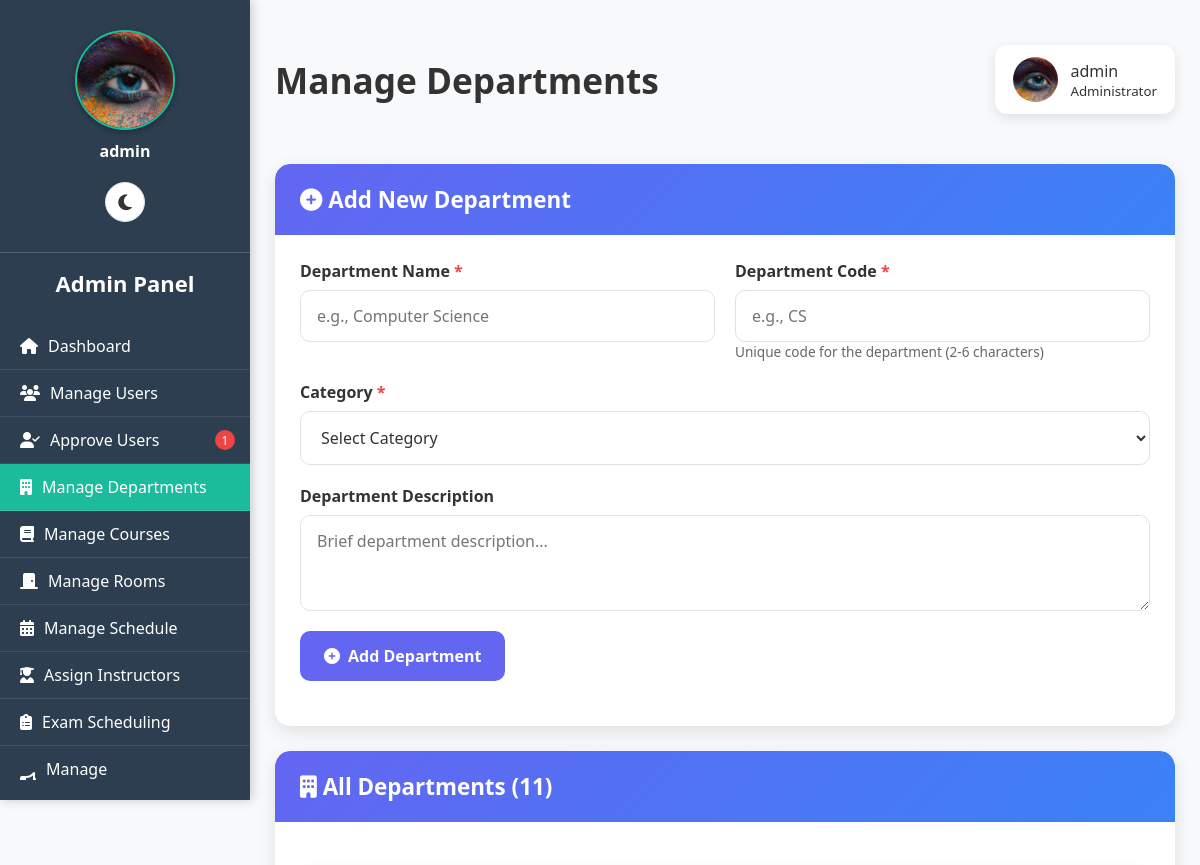
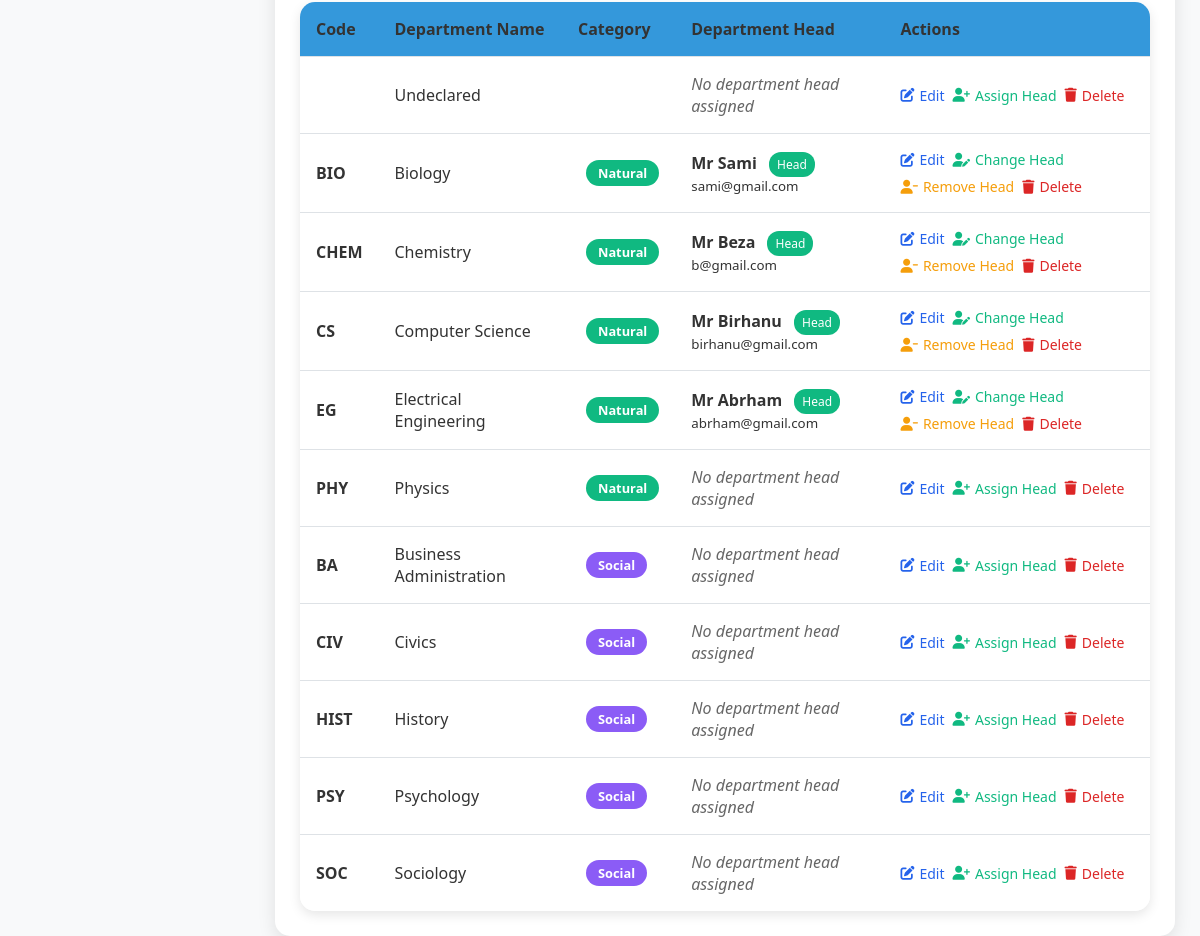
Page /admin/manage_departments.php (signed in) on the committed database (2 pictures, top to bottom).
### tables this page shows
CREATE TABLE `users` (
  `user_id` int(11) NOT NULL,
  `username` varchar(50) NOT NULL,
  `password` varchar(255) NOT NULL,
  `full_name` varchar(100) NOT NULL,
  `student_id` varchar(50) DEFAULT NULL,
  `email` varchar(100) DEFAULT NULL,
  `role` enum('admin','instructor','student','department_head') NOT NULL,
  `department_id` int(11) DEFAULT NULL,
  `year` varchar(10) DEFAULT NULL,
  `created_at` timestamp NOT NULL DEFAULT current_timestamp(),
  `profile_picture` varchar(255) DEFAULT NULL,
  `email_verified` tinyint(1) DEFAULT 0,
  `verification_token` varchar(255) DEFAULT NULL,
  `is_approved` tinyint(1) DEFAULT 0,
  `is_verified` tinyint(1) NOT NULL DEFAULT 0,
  `id_number` varchar(20) DEFAULT NULL
);

CREATE TABLE `departments` (
  `department_id` int(11) NOT NULL,
  `department_name` varchar(100) NOT NULL,
  `department_code` varchar(10) DEFAULT NULL,
  `category` varchar(50) NOT NULL,
  `description` text DEFAULT NULL
);

### public/admin/manage_departments.php (the view, shortened to what this page needs)
<?php
require __DIR__ . '/../../includes/db.php';
include __DIR__ . '/../includes/darkmode.php';
$user_stmt = $pdo->prepare("SELECT username, email, profile_picture FROM users WHERE user_id=?");
$user_stmt->execute([$_SESSION['user_id']]);
$current_user = $user_stmt->fetch();
function getAdminProfilePicturePath($profile_picture) {
    $locations = [
        __DIR__ . '/../uploads/admin/' . $profile_picture,
        __DIR__ . '/../uploads/' . $profile_picture,
        __DIR__ . '/../../uploads/' . $profile_picture,
        'uploads/admin/' . $profile_picture,
        '../uploads/admin/' . $profile_picture,
        'uploads/' . $profile_picture,
        '../uploads/' . $profile_picture,
    ];
    foreach ($locations as $location) {
        if (file_exists($location)) {
            if (strpos($location, '/admin/') !== false) {
                return '../uploads/admin/' . $profile_picture;
            } elseif (strpos($location, 'uploads/admin/') !== false) {
                return 'uploads/admin/' . $profile_picture;
            } elseif (strpos($location, '../uploads/') !== false) {
                return '../uploads/' . $profile_picture;
            } elseif (strpos($location, 'uploads/') !== false) {
                return 'uploads/' . $profile_picture;
            }
        }
    }
    return '../assets/default_profile.png';
}
$profile_img_path = getAdminProfilePicturePath($current_user['profile_picture'] ?? '');
$edit_department = null;
$departments = $pdo->query("
    SELECT d.*,
           u.user_id as head_id,
           u.username as head_name,
           u.email as head_email
    FROM departments d
    LEFT JOIN users u ON d.department_id = u.department_id AND u.role = 'department_head'
    ORDER BY d.category, d.department_name
")->fetchAll();
$pending_stmt = $pdo->query("SELECT COUNT(*) as count FROM users WHERE is_approved = 0");
$pending_approvals = $pending_stmt->fetchColumn() ?: 0;
$current_page = basename($_SERVER['PHP_SELF']);
?>
<!DOCTYPE html>
<html lang="en" data-theme="<?= $darkMode ? 'dark' : 'light' ?>">
<head>
<link rel="stylesheet" href="https://cdnjs.cloudflare.com/ajax/libs/font-awesome/6.4.0/css/all.min.css">
<link rel="stylesheet" href="../../assets/css/darkmode.css">
</head>
<body>
<div class="sidebar" id="sidebar">
    <div class="sidebar-scrollable">
        <div class="sidebar-profile">
            <img src="<?= htmlspecialchars($profile_img_path) ?>" alt="Profile Picture" id="sidebarProfilePic"
                 onerror="this.onerror=null; this.src='../assets/default_profile.png';">
            <p><?= htmlspecialchars($current_user['username']) ?></p>
        </div>
        <h2>Admin Panel</h2>
        <nav>
            <a href="dashboard.php" class="<?= $current_page=='dashboard.php'?'active':'' ?>">
                <i class="fas fa-home"></i> Dashboard
            </a>
            <a href="manage_users.php" class="<?= $current_page=='manage_users.php'?'active':'' ?>">
                <i class="fas fa-users"></i> Manage Users
            </a>
            <a href="approve_users.php" class="<?= $current_page=='approve_users.php'?'active':'' ?>">
                <i class="fas fa-user-check"></i> Approve Users
                <?php if($pending_approvals > 0): ?>
                    <span class="pending-badge"><?= $pending_approvals ?></span>
                <?php endif; ?>
            </a>
            <a href="manage_departments.php" class="active">
                <i class="fas fa-building"></i> Manage Departments
            </a>
            <a href="manage_courses.php" class="<?= $current_page=='manage_courses.php'?'active':'' ?>">
                <i class="fas fa-book"></i> Manage Courses
            </a>
            <a href="manage_rooms.php" class="<?= $current_page=='manage_rooms.php'?'active':'' ?>">
                <i class="fas fa-door-closed"></i> Manage Rooms
            </a>
            <a href="manage_schedules.php" class="<?= $current_page=='manage_schedules.php'?'active':'' ?>">
                <i class="fas fa-calendar-alt"></i> Manage Schedule
            </a>
            <a href="assign_instructors.php" class="<?= $current_page=='assign_instructors.php'?'active':'' ?>">
                <i class="fas fa-user-graduate"></i> Assign Instructors
            </a>
            <a href="admin_exam_schedules.php" class="<?= $current_page=='admin_exam_schedules.php'?'active':'' ?>">
                <i class="fas fa-clipboard-list"></i> Exam Scheduling
            </a>
            <a href="manage_announcements.php" class="<?= $current_page=='manage_announcements.php'?'active':'' ?>">
                <i class="fas fa-bullhorn"></i> Manage Announcements
            </a>
        </nav>
    </div>
</div>
<div class="main-content">
    <div class="header">
        <h1>Manage Departments</h1>
        <div class="user-info">
            <img src="<?= htmlspecialchars($profile_img_path) ?>" alt="Profile" id="headerProfilePic"
                 onerror="this.onerror=null; this.src='../assets/default_profile.png';">
            <div>
                <div><?= htmlspecialchars($current_user['username']) ?></div>
                <small>Administrator</small>
            </div>
        </div>
    </div>
    <div class="card">
        <div class="card-header">
            <h3><i class="fas fa-<?= isset($edit_department) ? 'edit' : 'plus-circle' ?>"></i> <?= isset($edit_department) ? 'Edit Department' : 'Add New Department' ?></h3>
        </div>
        <div class="card-body">
            <form method="POST" id="departmentForm">
                <div class="form-row">
                    <div class="form-group">
                        <label for="department_name" class="required">Department Name</label>
                        <input type="text" name="department_name" id="department_name" class="form-control"
                               placeholder="e.g., Computer Science" required
                               value="<?= htmlspecialchars($edit_department['department_name'] ?? '') ?>">
                    </div>
                    <div class="form-group">
                        <label for="department_code" class="required">Department Code</label>
                        <input type="text" name="department_code" id="department_code" class="form-control"
                               placeholder="e.g., CS" required
                               value="<?= htmlspecialchars($edit_department['department_code'] ?? '') ?>">
                        <small class="form-info">Unique code for the department (2-6 characters)</small>
                    </div>
                </div>
                <div class="form-row">
                    <div class="form-group">
                        <label for="category" class="required">Category</label>
                        <select name="category" id="category" class="form-control" required>
                            <option value="">Select Category</option>
                        </select>
                    </div>
                </div>
                <div class="form-group">
                    <label for="description">Department Description</label>
                    <textarea name="description" id="description" class="form-control" rows="3"
                              placeholder="Brief department description..."><?= htmlspecialchars($edit_department['description'] ?? '') ?></textarea>
                </div>
                <div class="form-group">
                    <button type="submit" name="<?= isset($edit_department) ? 'edit_department' : 'add_department' ?>"
                            class="btn btn-primary">
                        <i class="fas fa-<?= isset($edit_department) ? 'save' : 'plus-circle' ?>"></i>
                        <?= isset($edit_department) ? 'Update Department' : 'Add Department' ?>
                    </button>
                </div>
            </form>
        </div>
    </div>
    <div class="card">
        <div class="card-header">
            <h3><i class="fas fa-building"></i> All Departments (<?= count($departments) ?>)</h3>
        </div>
        <div class="card-body">
            <?php if($departments): ?>
                <div class="table-container">
                    <table class="departments-table">
                        <thead>
                            <tr>
                                <th>Code</th>
                                <th>Department Name</th>
                                <th>Category</th>
                                <th>Department Head</th>
                                <th>Actions</th>
                            </tr>
                        </thead>
                        <tbody>
                            <?php foreach($departments as $dept): ?>
                            <tr>
                                <td data-label="Code"><strong><?= htmlspecialchars($dept['department_code']) ?></strong></td>
                                <td data-label="Department Name">
                                    <?= htmlspecialchars($dept['department_name']) ?>
                                </td>
                                <td data-label="Category">
                                    <span class="department-badge badge-<?= strtolower($dept['category']) ?>">
                                        <?= $dept['category'] ?>
                                    </span>
                                </td>
                                <td data-label="Department Head">
                                    <?php if($dept['head_id']): ?>
                                        <div>
                                            <strong><?= htmlspecialchars($dept['head_name']) ?></strong>
                                            <span class="head-badge">Head</span>
                                            <br>
                                            <small><?= htmlspecialchars($dept['head_email']) ?></small>
                                        </div>
                                    <?php else: ?>
                                        <span class="no-head">No department head assigned</span>
                                    <?php endif; ?>
                                </td>
                                <td data-label="Actions">
                                    <div class="action-buttons">
                                        <a class="action-link" href="manage_departments.php?edit=<?= $dept['department_id'] ?>">
                                            <i class="fas fa-edit"></i> Edit
                                        </a>
                                        <?php if($dept['head_id']): ?>
                                            <button class="action-link success" onclick="openAssignModal(<?= $dept['department_id'] ?>, '<?= htmlspecialchars(addslashes($dept['department_name'])) ?>')">
                                                <i class="fas fa-user-edit"></i> Change Head
                                            </button>
                                            <form method="POST" style="display:inline;" onsubmit="return confirm('Remove <?= htmlspecialchars(addslashes($dept['head_name'])) ?> as department head?')">
                                                <button type="submit" name="remove_head" class="action-link warning">
                                                    <i class="fas fa-user-minus"></i> Remove Head
                                                </button>
                                            </form>
                                        <?php else: ?>
                                            <button class="action-link success" onclick="openAssignModal(<?= $dept['department_id'] ?>, '<?= htmlspecialchars(addslashes($dept['department_name'])) ?>')">
                                                <i class="fas fa-user-plus"></i> Assign Head
                                            </button>
                                        <?php endif; ?>
                                        <form method="POST" style="display:inline;" onsubmit="return confirmDelete(this, '<?= htmlspecialchars(addslashes($dept['department_name'])) ?>')">
                                            <button type="submit" name="delete_department" class="action-link danger">
                                                <i class="fas fa-trash"></i> Delete
                                            </button>
                                        </form>
                                    </div>
                                </td>
                            </tr>
                            <?php endforeach; ?>
                        </tbody>
                    </table>
                </div>
            <?php endif; ?>
        </div>
    </div>
</div>
</body>
</html>

### public/assets/css/darkmode.css (style rules this page uses)
:root { --bg-primary: #ffffff; --bg-secondary: #f3f4f6; --bg-sidebar: #2c3e50; --bg-card: #ffffff; --bg-input: #ffffff; --text-primary: #111827; --text-secondary: #4b5563; --text-light: #6b7280; --text-sidebar: #ecf0f1; --border-color: #d1d5db; --shadow-color: rgba(0, 0, 0, 0.1); --hover-color: #f9fafb; --table-header: #34495e; --table-stripe: #f2f2f2; --success-bg: #dcfce7; --success-text: #166534; --error-bg: #fee2e2; --error-text: #991b1b; --warning-bg: #fef3c7; --warning-text: #92400e; --info-bg: #dbeafe; --info-text: #1e40af; }
body { background: var(--bg-primary); color: var(--text-primary); }
.sidebar { background: var(--bg-sidebar) !important; }
.sidebar a { color: var(--text-sidebar) !important; }
.sidebar a.active { background: #1abc9c !important; }
.main-content { background: var(--bg-primary); }
.card { background: var(--bg-card); color: var(--text-primary); }
.form-group label { color: var(--text-primary); }

### public/includes/darkmode.php (style rules this page uses)
:root { --bg-primary: #ffffff; --bg-secondary: #f3f4f6; --bg-sidebar: #2c3e50; --bg-card: #ffffff; --bg-input: #ffffff; --text-primary: #111827; --text-secondary: #4b5563; --text-light: #6b7280; --text-sidebar: #ecf0f1; --border-color: #d1d5db; --shadow-color: rgba(0, 0, 0, 0.1); --hover-color: #f9fafb; --table-header: #34495e; --table-stripe: #f2f2f2; }
body { background: var(--bg-primary); color: var(--text-primary); transition: background-color 0.3s ease, color 0.3s ease; }

### rows in the picture
users: profile_picture (picture), username "admin"
departments: department_name "Undeclared", shows "No department head assigned"
users: department.department_code "BIO", department.department_name "Biology", department.category "Natural", username "Mr Sami", email "sami@gmail.com"
users: department.department_code "CHEM", department.department_name "Chemistry", department.category "Natural", username "Mr Beza", email "b@gmail.com"
users: department.department_code "CS", department.department_name "Computer Science", department.category "Natural", username "Mr Birhanu", email "birhanu@gmail.com"
users: department.department_code "EG", department.department_name "Electrical Engineering", department.category "Natural", username "Mr Abrham", email "abrham@gmail.com"
departments: department_code "PHY", department_name "Physics", category "Natural", shows "No department head assigned"
departments: department_code "BA", department_name "Business Administration", category "Social", shows "No department head assigned"
departments: department_code "CIV", department_name "Civics", category "Social", shows "No department head assigned"
departments: department_code "HIST", department_name "History", category "Social", shows "No department head assigned"
departments: department_code "PSY", department_name "Psychology", category "Social", shows "No department head assigned"
departments: department_code "SOC", department_name "Sociology", category "Social", shows "No department head assigned"

### other values in the picture
$pending_approvals "1"
count($departments) "11"
